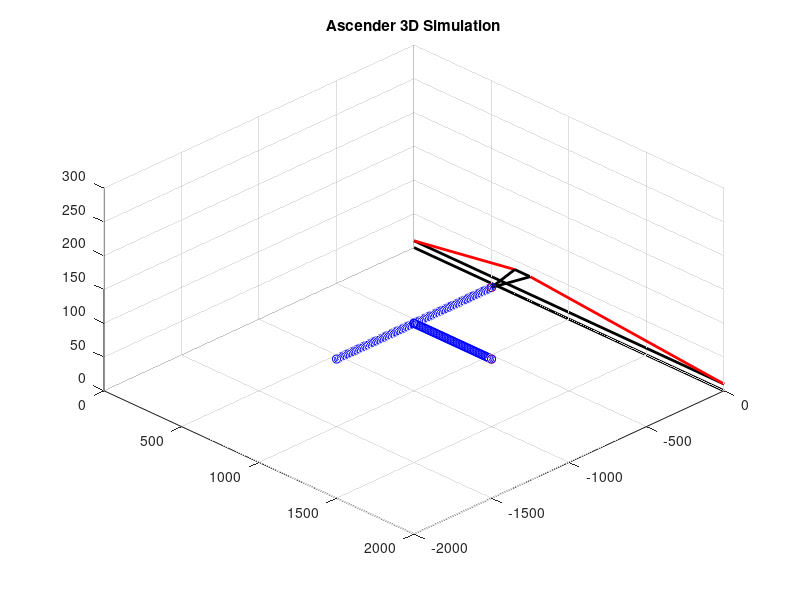

This chart was generated by the following MATLAB code:
close all
clear all
clc

%% parameter
L_rope = [2000*sqrt(2), 2000*sqrt(2)];
R_sheeve = 80;
W_ancher = 2000;
d_ancher = [10, 10];
x_bl = 50;
y_bl = 200;
q.abs = [0.0860, 0.0860];           % ABS encoder
q.rope = [pi/4, pi/4];    % RS422 encoder
q.motor = [0, 0];         % ROT encoder
q.base = [0, 0, 0];       % row pitch yaw
alpha = 0;
beta = 0;
p.base = [1000, -1000, 100]; % robot odometry
p.desired = [1000, -1000, 100]; % desired position
l.desired = [0, 0];

%% IK

q.abs_d(1) = acot((-p.desired(2) + x_bl*sin(q.base(3) - y_bl*cos(q.base(3))))/(p.base(3)-d_ancher(1)));
q.abs_d(2) = acot((-p.desired(2) + x_bl*sin(q.base(3) - y_bl*cos(q.base(3))))/(p.base(3)-d_ancher(2)));

l.ddesired(1) = sqrt((p.desired(1)-x_bl*cos(q.base(3))-y_bl*sin(q.base(3)))^2+(p.desired(2)-x_bl*sin(q.base(3))+y_bl*cos(q.base(3)))^2);
l.ddesired(2) = sqrt((p.desired(1)-W_ancher+x_bl*cos(q.base(3))-y_bl*sin(q.base(3)))^2+(p.desired(2)+x_bl*sin(q.base(3))+y_bl*cos(q.base(3)))^2);

alpha_d = acos((p.desired(1)-x_bl*cos(q.base(3))-y_bl*sin(q.base(3)))/l.ddesired(1));
beta_d = acos((W_ancher-p.desired(1)-x_bl*cos(q.base(3))+y_bl*sin(q.base(3)))/l.ddesired(2));

l.desired(1) = sqrt((p.base(3)-d_ancher(1))^2 + l.ddesired(1)^2);
l.desired(2) = sqrt((p.base(3)-d_ancher(2))^2 + l.ddesired(2)^2);

q.motor_d(1) = (l.desired(1) - L_rope(1))/R_sheeve;
q.motor_d(2) = (L_rope(2) - l.desired(2))/R_sheeve;

%% FK

l_rope = [L_rope(1) + R_sheeve*q.motor_d(1), L_rope(2) - R_sheeve*q.motor_d(2)];
alpha = alpha_d;
beta = beta_d;
q.abs(1) = q.abs_d(1);
q.abs(2) = q.abs_d(2);

h1 = (p.base(3)-d_ancher(1))*cot(q.abs(1));
h2 = (p.base(3)-d_ancher(2))*cot(q.abs(2));

% p.base(1) = h1*cot(alpha) + x_bl*cos(q.base(3)) + y_bl*sin(q.base(3));
% p.base(2) = -h1 + x_bl*sin(q.base(3)) - y_bl*cos(q.base(3));
p.base(3) = p.base(3);

p.base(1) = l.ddesired(1)*cos(alpha) + x_bl*cos(q.base(3)) + y_bl*sin(q.base(3));
p.base(2) = -l.ddesired(1)*sin(alpha) + x_bl*sin(q.base(3)) - y_bl*cos(q.base(3));


%% Visualization
figure;
h = plot3(0,0,0);pt = get(h,'Parent');
xlim(pt,'manual');xlim(pt,[0 2000]);ylim(pt,'manual');ylim(pt,[-2000 0]);zlim(pt,'manual');
zlim(pt,[0 300]);axis;grid on;view(45,45);
title('Ascender 3D Simulation')
point1.x = 0;point1.y = 0;point1.z = d_ancher(1);
point2.x = W_ancher;point2.y = 0;point2.z = d_ancher(2);
point3.x = l.ddesired(1)*cos(alpha);point3.y = -l.ddesired(1)*sin(alpha);point3.z = p.base(3);
point4.x = W_ancher - l.ddesired(2)*cos(beta);point4.y = -l.ddesired(2)*sin(beta);point4.z = p.base(3);
point5.x = p.base(1);point5.y = p.base(2);point5.z = p.base(3);
L0 = line([0,W_ancher],[0,0],[0,0],'Color','k','LineWidth',2);
L1 = line([point1.x, point2.x],[point1.y,point2.y],[point1.z,point2.z],'Color','k','LineWidth',2);
L2 = line([point1.x, point3.x],[point1.y,point3.y],[point1.z,point3.z],'Color','r','LineWidth',2);
L3 = line([point2.x, point4.x],[point2.y,point4.y],[point2.z,point4.z],'Color','r','LineWidth',2);  
L4 = line([point3.x, point4.x],[point3.y,point4.y],[point3.z,point4.z],'Color','k','LineWidth',2);
L5 = line([point3.x, point5.x],[point3.y,point5.y],[point3.z,point5.z],'Color','k','LineWidth',2);
L6 = line([point4.x, point5.x],[point4.y,point5.y],[point4.z,point5.z],'Color','k','LineWidth',2); 
pause(1);

%% Controller

q.abs_d(1) = acot((-p.desired(2) + x_bl*sin(q.base(3) - y_bl*cos(q.base(3))))/(p.base(3)-d_ancher(1)));
q.abs_d(2) = acot((-p.desired(2) + x_bl*sin(q.base(3) - y_bl*cos(q.base(3))))/(p.base(3)-d_ancher(2)));

l.ddesired(1) = sqrt((p.desired(1)-x_bl*cos(q.base(3))-y_bl*sin(q.base(3)))^2+(p.desired(2)-x_bl*sin(q.base(3))+y_bl*cos(q.base(3)))^2);
l.ddesired(2) = sqrt((p.desired(1)-W_ancher+x_bl*cos(q.base(3))-y_bl*sin(q.base(3)))^2+(p.desired(2)+x_bl*sin(q.base(3))+y_bl*cos(q.base(3)))^2);

alpha_d = acos((p.desired(1)-x_bl*cos(q.base(3))-y_bl*sin(q.base(3)))/l.ddesired(1));
beta_d = acos((W_ancher-p.desired(1)-x_bl*cos(q.base(3))+y_bl*sin(q.base(3)))/l.ddesired(2));

l.desired(1) = sqrt((p.base(3)-d_ancher(1))^2 + l.ddesired(1)^2);
l.desired(2) = sqrt((p.base(3)-d_ancher(2))^2 + l.ddesired(2)^2);

q.motor_d(1) = (l.desired(1) - L_rope(1))/R_sheeve;
q.motor_d(2) = (L_rope(2) - l.desired(2))/R_sheeve;

%% FK
l_rope = [L_rope(1) + R_sheeve*q.motor_d(1), L_rope(2) - R_sheeve*q.motor_d(2)];
alpha = alpha_d;
beta = beta_d;
q.abs(1) = q.abs_d(1);
q.abs(2) = q.abs_d(2);

h1 = (p.base(3)-d_ancher(1))*cot(q.abs(1));
h2 = (p.base(3)-d_ancher(2))*cot(q.abs(2));

% p.base(1) = h1*cot(alpha) + x_bl*cos(q.base(3)) + y_bl*sin(q.base(3));
% p.base(2) = -h1 + x_bl*sin(q.base(3)) - y_bl*cos(q.base(3));
p.base(3) = p.base(3);

p.base(1) = l.ddesired(1)*cos(alpha) + x_bl*cos(q.base(3)) + y_bl*sin(q.base(3));
p.base(2) = -l.ddesired(1)*sin(alpha) + x_bl*sin(q.base(3)) - y_bl*cos(q.base(3));

%% Visualization
hold on
point1.x = 0;point1.y = 0;point1.z = d_ancher(1);
point2.x = W_ancher;point2.y = 0;point2.z = d_ancher(2);
point3.x = l.ddesired(1)*cos(alpha);point3.y = -l.ddesired(1)*sin(alpha);point3.z = p.base(3);
point4.x = W_ancher - l.ddesired(2)*cos(beta);point4.y = -l.ddesired(2)*sin(beta);point4.z = p.base(3);
point5.x = p.base(1);point5.y = p.base(2);point5.z = p.base(3);
set(L1,'YData',[point1.y,point2.y],'XData',[point1.x,point2.x],'ZData',[point1.z,point2.z]);
set(L2,'YData',[point1.y,point3.y],'XData',[point1.x,point3.x],'ZData',[point1.z,point3.z]);
set(L3,'YData',[point2.y,point4.y],'XData',[point2.x,point4.x],'ZData',[point2.z,point4.z]);
set(L4,'YData',[point3.y,point4.y],'XData',[point3.x,point4.x],'ZData',[point3.z,point4.z]);
set(L5,'YData',[point3.y,point5.y],'XData',[point3.x,point5.x],'ZData',[point3.z,point5.z]);
set(L6,'YData',[point4.y,point5.y],'XData',[point4.x,point5.x],'ZData',[point4.z,point5.z]);
plot3(p.base(1),p.base(2),p.base(3),'ob');
pause(1);

%% simualation
hold on
p.desired = [1500, -1000, 100];
plot3(p.desired(1),p.desired(2),p.desired(3),'or');
x=1000:10:1500+10;
for i=1:1:numel(x)-1
    p.desired = [x(i), -1000, 100];

q.abs_d(1) = acot((-p.desired(2) + x_bl*sin(q.base(3) - y_bl*cos(q.base(3))))/(p.base(3)-d_ancher(1)));
q.abs_d(2) = acot((-p.desired(2) + x_bl*sin(q.base(3) - y_bl*cos(q.base(3))))/(p.base(3)-d_ancher(2)));

l.ddesired(1) = sqrt((p.desired(1)-x_bl*cos(q.base(3))-y_bl*sin(q.base(3)))^2+(p.desired(2)-x_bl*sin(q.base(3))+y_bl*cos(q.base(3)))^2);
l.ddesired(2) = sqrt((p.desired(1)-W_ancher+x_bl*cos(q.base(3))-y_bl*sin(q.base(3)))^2+(p.desired(2)+x_bl*sin(q.base(3))+y_bl*cos(q.base(3)))^2);

alpha_d = acos((p.desired(1)-x_bl*cos(q.base(3))-y_bl*sin(q.base(3)))/l.ddesired(1));
beta_d = acos((W_ancher-p.desired(1)-x_bl*cos(q.base(3))+y_bl*sin(q.base(3)))/l.ddesired(2));

l.desired(1) = sqrt((p.base(3)-d_ancher(1))^2 + l.ddesired(1)^2);
l.desired(2) = sqrt((p.base(3)-d_ancher(2))^2 + l.ddesired(2)^2);

q.motor_d(1) = (l.desired(1) - L_rope(1))/R_sheeve;
q.motor_d(2) = (L_rope(2) - l.desired(2))/R_sheeve;

    
    % position estimation
l_rope = [L_rope(1) + R_sheeve*q.motor_d(1), L_rope(2) - R_sheeve*q.motor_d(2)];
alpha = alpha_d;
beta = beta_d;
q.abs(1) = q.abs_d(1);
q.abs(2) = q.abs_d(2);

h1 = (p.base(3)-d_ancher(1))*cot(q.abs(1));
h2 = (p.base(3)-d_ancher(2))*cot(q.abs(2));

% p.base(1) = h1*cot(alpha) + x_bl*cos(q.base(3)) + y_bl*sin(q.base(3));
% p.base(2) = -h1 + x_bl*sin(q.base(3)) - y_bl*cos(q.base(3));
p.base(3) = p.base(3);

p.base(1) = l.ddesired(1)*cos(alpha) + x_bl*cos(q.base(3)) + y_bl*sin(q.base(3));
p.base(2) = -l.ddesired(1)*sin(alpha) + x_bl*sin(q.base(3)) - y_bl*cos(q.base(3));
        
    % visualization
hold on
point1.x = 0;point1.y = 0;point1.z = d_ancher(1);
point2.x = W_ancher;point2.y = 0;point2.z = d_ancher(2);
point3.x = l.ddesired(1)*cos(alpha);point3.y = -l.ddesired(1)*sin(alpha);point3.z = p.base(3);
point4.x = W_ancher - l.ddesired(2)*cos(beta);point4.y = -l.ddesired(2)*sin(beta);point4.z = p.base(3);
point5.x = p.base(1);point5.y = p.base(2);point5.z = p.base(3);
set(L1,'YData',[point1.y,point2.y],'XData',[point1.x,point2.x],'ZData',[point1.z,point2.z]);
set(L2,'YData',[point1.y,point3.y],'XData',[point1.x,point3.x],'ZData',[point1.z,point3.z]);
set(L3,'YData',[point2.y,point4.y],'XData',[point2.x,point4.x],'ZData',[point2.z,point4.z]);
set(L4,'YData',[point3.y,point4.y],'XData',[point3.x,point4.x],'ZData',[point3.z,point4.z]);
set(L5,'YData',[point3.y,point5.y],'XData',[point3.x,point5.x],'ZData',[point3.z,point5.z]);
set(L6,'YData',[point4.y,point5.y],'XData',[point4.x,point5.x],'ZData',[point4.z,point5.z]);
plot3(p.base(1),p.base(2),p.base(3),'ob');
    pause(0.1);
end
pause(1);

p.desired = [1000, -500, 100];
plot3(p.desired(1),p.desired(2),p.desired(3),'or');
y=-1500:10:-500+10;
for i=1:1:numel(y)-1
    p.desired = [1000, y(i), 100];

q.abs_d(1) = acot((-p.desired(2) + x_bl*sin(q.base(3) - y_bl*cos(q.base(3))))/(p.base(3)-d_ancher(1)));
q.abs_d(2) = acot((-p.desired(2) + x_bl*sin(q.base(3) - y_bl*cos(q.base(3))))/(p.base(3)-d_ancher(2)));

l.ddesired(1) = sqrt((p.desired(1)-x_bl*cos(q.base(3))-y_bl*sin(q.base(3)))^2+(p.desired(2)-x_bl*sin(q.base(3))+y_bl*cos(q.base(3)))^2);
l.ddesired(2) = sqrt((p.desired(1)-W_ancher+x_bl*cos(q.base(3))-y_bl*sin(q.base(3)))^2+(p.desired(2)+x_bl*sin(q.base(3))+y_bl*cos(q.base(3)))^2);

alpha_d = acos((p.desired(1)-x_bl*cos(q.base(3))-y_bl*sin(q.base(3)))/l.ddesired(1));
beta_d = acos((W_ancher-p.desired(1)-x_bl*cos(q.base(3))+y_bl*sin(q.base(3)))/l.ddesired(2));

l.desired(1) = sqrt((p.base(3)-d_ancher(1))^2 + l.ddesired(1)^2);
l.desired(2) = sqrt((p.base(3)-d_ancher(2))^2 + l.ddesired(2)^2);

q.motor_d(1) = (l.desired(1) - L_rope(1))/R_sheeve;
q.motor_d(2) = (L_rope(2) - l.desired(2))/R_sheeve;

    
    % position estimation
l_rope = [L_rope(1) + R_sheeve*q.motor_d(1), L_rope(2) - R_sheeve*q.motor_d(2)];
alpha = alpha_d;
beta = beta_d;
q.abs(1) = q.abs_d(1);
q.abs(2) = q.abs_d(2);

h1 = (p.base(3)-d_ancher(1))*cot(q.abs(1));
h2 = (p.base(3)-d_ancher(2))*cot(q.abs(2));

% p.base(1) = h1*cot(alpha) + x_bl*cos(q.base(3)) + y_bl*sin(q.base(3));
% p.base(2) = -h1 + x_bl*sin(q.base(3)) - y_bl*cos(q.base(3));
p.base(3) = p.base(3);

p.base(1) = l.ddesired(1)*cos(alpha) + x_bl*cos(q.base(3)) + y_bl*sin(q.base(3));
p.base(2) = -l.ddesired(1)*sin(alpha) + x_bl*sin(q.base(3)) - y_bl*cos(q.base(3));
        
    % visualization
hold on
point1.x = 0;point1.y = 0;point1.z = d_ancher(1);
point2.x = W_ancher;point2.y = 0;point2.z = d_ancher(2);
point3.x = l.ddesired(1)*cos(alpha);point3.y = -l.ddesired(1)*sin(alpha);point3.z = p.base(3);
point4.x = W_ancher - l.ddesired(2)*cos(beta);point4.y = -l.ddesired(2)*sin(beta);point4.z = p.base(3);
point5.x = p.base(1);point5.y = p.base(2);point5.z = p.base(3);
set(L1,'YData',[point1.y,point2.y],'XData',[point1.x,point2.x],'ZData',[point1.z,point2.z]);
set(L2,'YData',[point1.y,point3.y],'XData',[point1.x,point3.x],'ZData',[point1.z,point3.z]);
set(L3,'YData',[point2.y,point4.y],'XData',[point2.x,point4.x],'ZData',[point2.z,point4.z]);
set(L4,'YData',[point3.y,point4.y],'XData',[point3.x,point4.x],'ZData',[point3.z,point4.z]);
set(L5,'YData',[point3.y,point5.y],'XData',[point3.x,point5.x],'ZData',[point3.z,point5.z]);
set(L6,'YData',[point4.y,point5.y],'XData',[point4.x,point5.x],'ZData',[point4.z,point5.z]);
plot3(p.base(1),p.base(2),p.base(3),'ob');
    pause(0.1);
end
pause(1);


